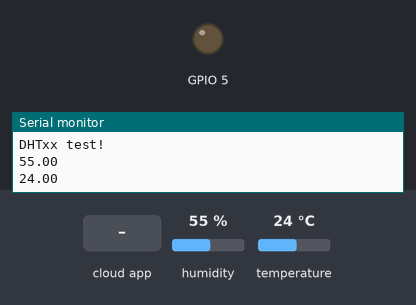
The sketch below on a simulated ESP8266 (NodeMCU). On the bench: output pins drawn as LEDs (lit = HIGH), the last lines printed to the serial monitor. The inputs (shaded band) are chosen by the test bench; at power-on: humidity 55 %, temperature 24 °C. WiFi joins after 1.5 s; servers stay silent unless stated; the Firebase database answers and starts empty.

Above: at 2.7 s.
2.8 s: the phone or cloud app sets led to 1
At 4.0 s:
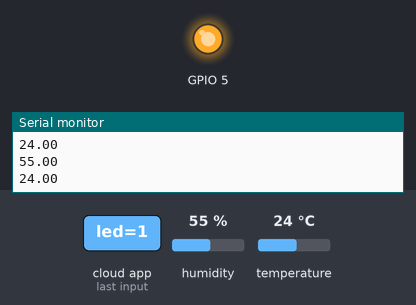
4.4 s: the phone or cloud app sets led to 0
At 6.3 s:
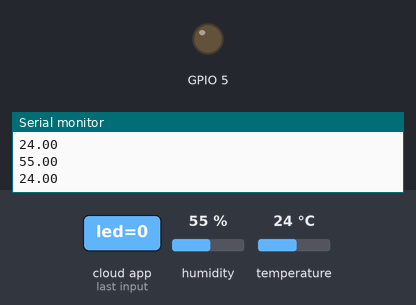
Timing chart, 0 to 7.8 s (numbered marks = the images above; inputs shaded):
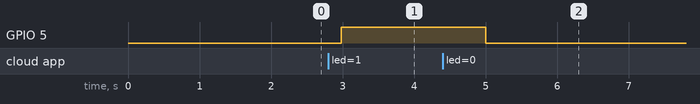

Measured:
- after the input at 2.8 s, GPIO 5: LOW → HIGH after 0.18 s
- after the input at 4.4 s, GPIO 5: HIGH → LOW after 0.60 s

The sketch:

Firebase__arduino.ino
```cpp
#if defined(ESP32)
#include <WiFi.h>
#include <FirebaseESP32.h>
#elif defined(ESP8266)
#include <ESP8266WiFi.h>
#include <FirebaseESP8266.h>
#endif
#include <addons/TokenHelper.h>
#include <addons/RTDBHelper.h>
#define WIFI_SSID "Galaxy A316117"
#define WIFI_PASSWORD "12345678"
#define API_KEY "AIzaSyC0IkpoxIFKQ8GzQsxNYgsqVpjadH3SQXU"
#define DATABASE_URL "iott-12550-default-rtdb.firebaseio.com"
#define USER_EMAIL "w1004123@gmail.com"
#define USER_PASSWORD "95042329an"
FirebaseData fbdo;
FirebaseAuth auth;
FirebaseConfig config;
unsigned long sendDataPrevMillis = 0;
unsigned long count = 0;
#include "DHT.h"
#define DHTPIN 2
#define DHTTYPE DHT11
DHT dht(DHTPIN, DHTTYPE);

void setup() {
  Serial.begin(115200);
  WiFi.begin(WIFI_SSID, WIFI_PASSWORD);
  Serial.print("Connecting to Wi-Fi");
  pinMode(5,OUTPUT);
  while (WiFi.status() != WL_CONNECTED)
  {
    Serial.print(".");
    delay(300);
  }
  Serial.println();
  Serial.print("Connected with IP: ");
  Serial.println(WiFi.localIP());
  Serial.println();
  Serial.printf("Firebase Client v%s\n\n", FIREBASE_CLIENT_VERSION);
  config.api_key = API_KEY;
  auth.user.email = USER_EMAIL;
  auth.user.password = USER_PASSWORD;
  config.database_url = DATABASE_URL;
  config.token_status_callback = tokenStatusCallback; // see addons/TokenHelper.h
  Firebase.begin(&config, &auth);
  Firebase.reconnectWiFi(true);
  Firebase.setDoubleDigits(5);
  Serial.println(F("DHTxx test!"));
  dht.begin();
}

void loop() {
  float h = dht.readHumidity();
  float t = dht.readTemperature();
  float f = dht.readTemperature(true);
  if (isnan(h) || isnan(t) || isnan(f)) {
    Serial.println(F("Failed to read from DHT sensor!"));
    return;
  }
  float hif = dht.computeHeatIndex(f, h);
  float hic = dht.computeHeatIndex(t, h, false);
  if (Firebase.ready() && (millis() - sendDataPrevMillis > 1000 || sendDataPrevMillis == 0))
  {
    sendDataPrevMillis = millis();
    Firebase.setFloat(fbdo, F("/test/Humidity"), h);
    Firebase.setFloat(fbdo, F("/test/Temperature"), t);
    Serial.println(h);
    Serial.println(t);
    Serial.println("\n");

    Firebase.getInt(fbdo,F("/test/led"));
    int led=fbdo.to<int>();
    if(led ==1)digitalWrite(5,HIGH);
    else digitalWrite(5, LOW);
  }
}
```
